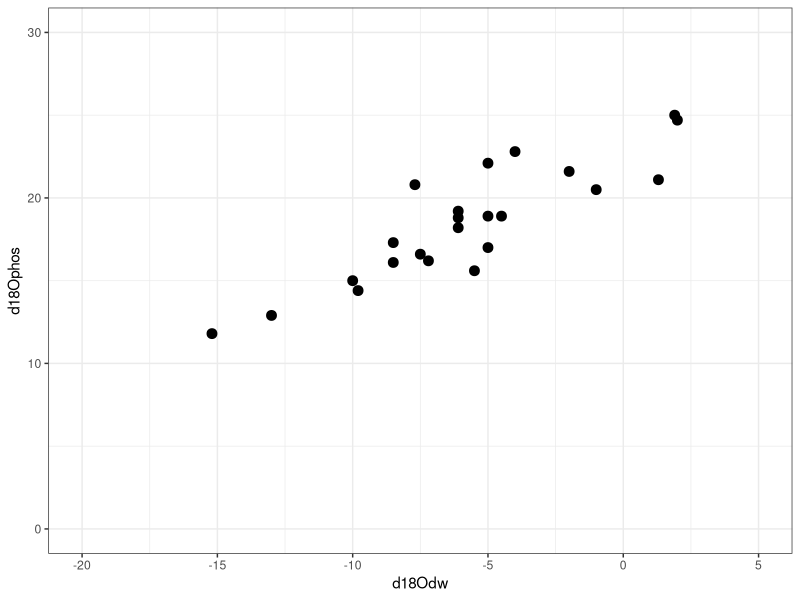

This chart was generated by the following R code:

# this script will convert bioapatite phosphate d18O values to estimates of d18O of drinking water
# equivalent to the Z1 step in Pryor et al. 2014

#### load libraries ####
library(ggplot2)
library(dplyr)

# read the d18Odw-d18Ophos calibration data

dwcal <- read.csv("02_calibration_data/Pryor_Equus_d18Odw_d18Ophos_calibration_data.csv")

head(dwcal)

#### initial plot ####

ggplot(dwcal, aes(x = d18Odw, y = d18Ophos))+
  theme_bw()+
  geom_point(size = 3)+
  xlim(-20, 5)+
  ylim(0, 30)


